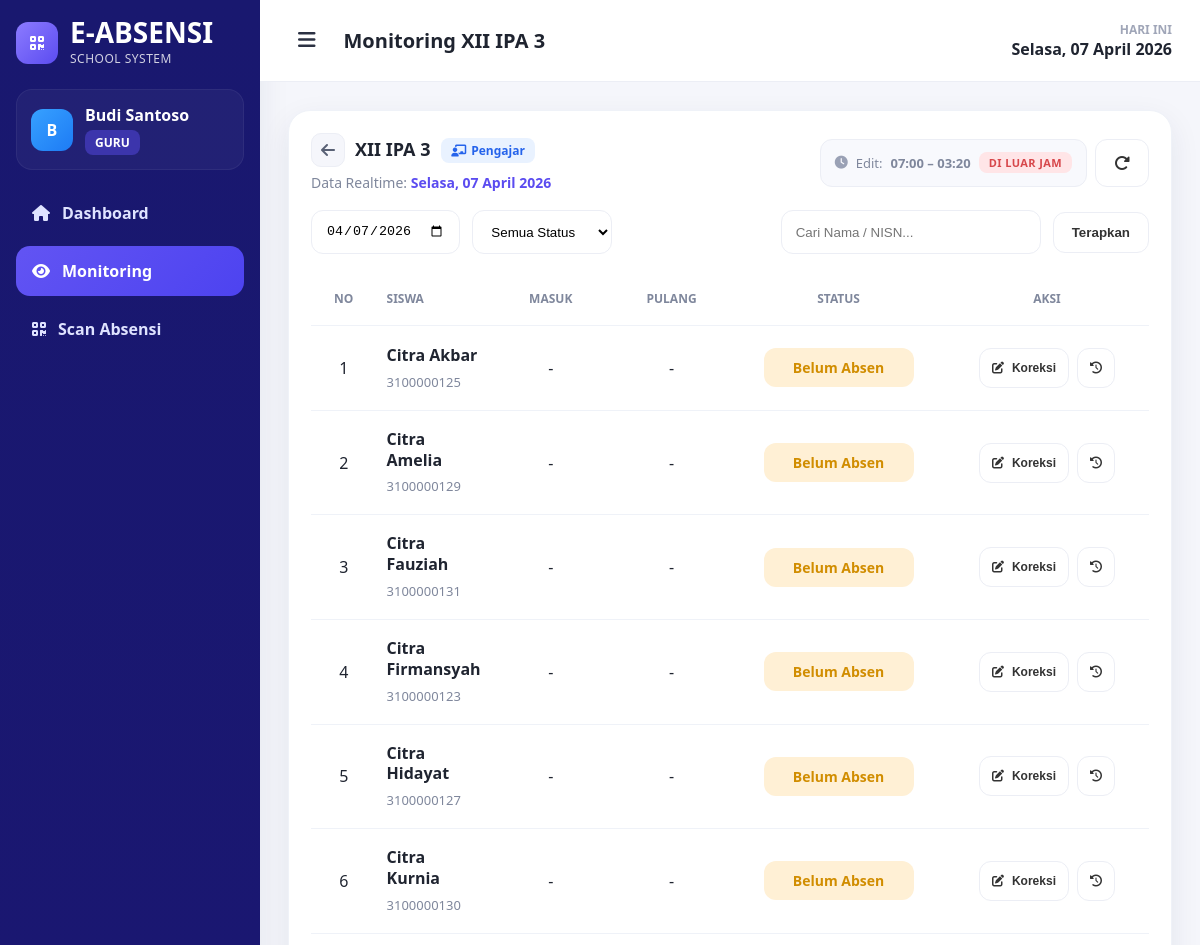
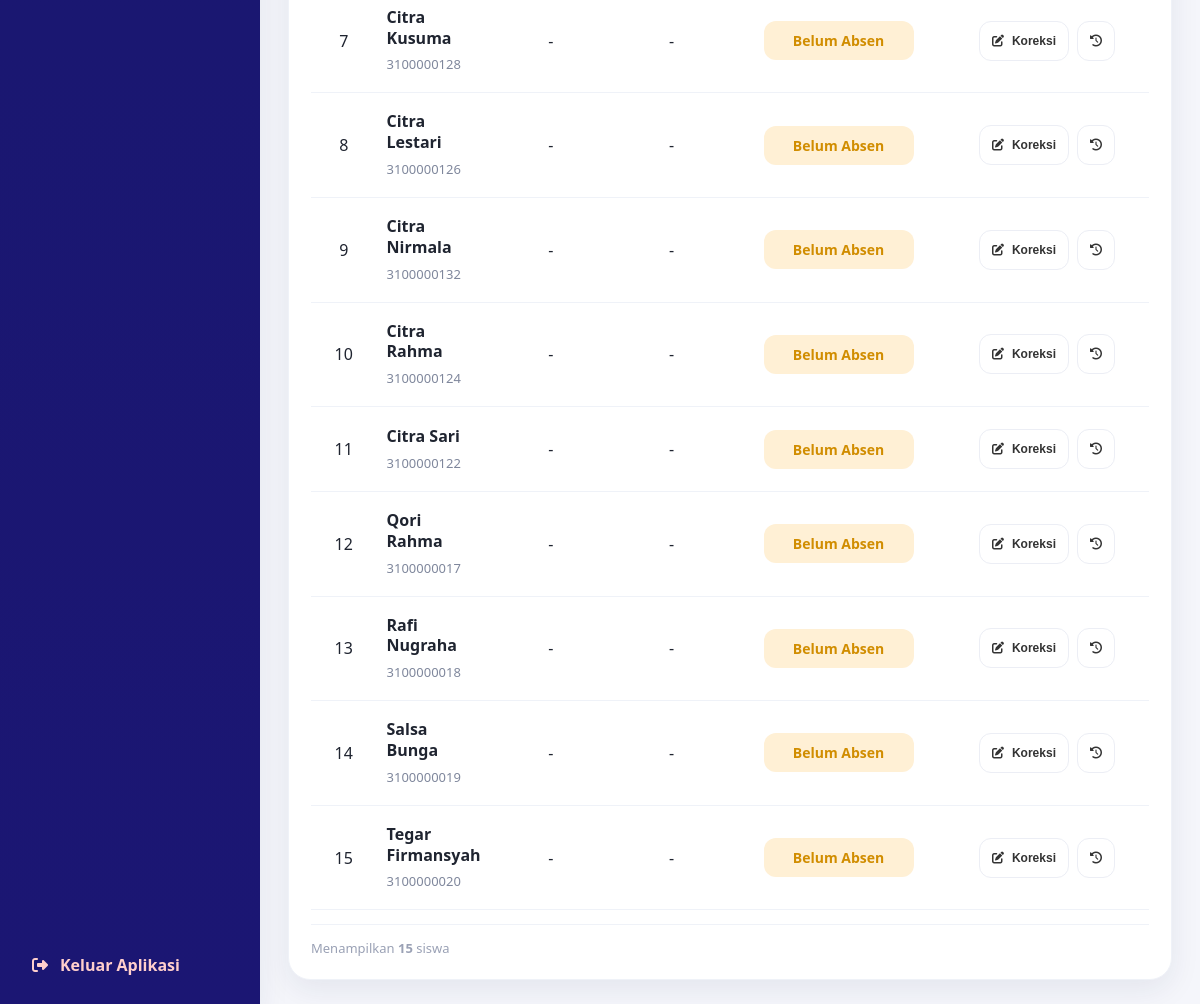
Page /guru/monitoring_kelas.php?kelas_id=10&tanggal=2026-04-07 (signed in) on the committed database (2 pictures, top to bottom).
### tables this page shows
CREATE TABLE `kelas` (
  `id` int NOT NULL,
  `nama_kelas` varchar(20) NOT NULL,
  `wali_guru_id` int DEFAULT NULL,
  `created_at` timestamp NULL DEFAULT CURRENT_TIMESTAMP
);

CREATE TABLE `jadwal_absensi` (
  `id` int NOT NULL,
  `nama_jadwal` varchar(100) NOT NULL,
  `hari` enum('Senin','Selasa','Rabu','Kamis','Jumat','Sabtu') NOT NULL,
  `jam_masuk` time NOT NULL,
  `batas_terlambat` time NOT NULL,
  `jam_pulang` time NOT NULL,
  `scan_masuk_mulai` time NOT NULL,
  `scan_masuk_selesai` time NOT NULL,
  `scan_pulang_mulai` time NOT NULL,
  `scan_pulang_selesai` time NOT NULL,
  `status_aktif` enum('aktif','nonaktif') DEFAULT 'aktif',
  `created_at` timestamp NULL DEFAULT CURRENT_TIMESTAMP
);

CREATE TABLE `siswa` (
  `id` int NOT NULL,
  `user_id` int NOT NULL,
  `nis` varchar(30) NOT NULL,
  `nisn` varchar(30) NOT NULL,
  `kelas_id` int NOT NULL,
  `jenis_kelamin` enum('L','P') DEFAULT NULL,
  `alamat` text,
  `no_hp_ortu` varchar(20) DEFAULT NULL,
  `foto` varchar(255) DEFAULT NULL,
  `kode_kartu` varchar(100) NOT NULL,
  `status_siswa` enum('aktif','nonaktif') DEFAULT 'aktif',
  `created_at` timestamp NULL DEFAULT CURRENT_TIMESTAMP
);

CREATE TABLE `users` (
  `id` int NOT NULL,
  `nama` varchar(100) NOT NULL,
  `username` varchar(50) NOT NULL,
  `email` varchar(100) DEFAULT NULL,
  `password` varchar(255) NOT NULL,
  `role` enum('admin','guru','siswa') NOT NULL,
  `status_akun` enum('aktif','nonaktif') DEFAULT 'aktif',
  `created_at` timestamp NULL DEFAULT CURRENT_TIMESTAMP,
  `updated_at` timestamp NULL DEFAULT CURRENT_TIMESTAMP ON UPDATE CURRENT_TIMESTAMP
);

### guru/monitoring_kelas.php (the view, shortened to what the rows shown need)
<?php
require_once '../config/database.php';
require_once '../includes/functions.php';
$guruId = getGuruId($conn);
function hasTableColumn(mysqli $conn, string $table, string $column): bool
{
    static $cache = [];
    $key = $table . '.' . $column;
    $sql = "
        SELECT COUNT(*) AS total
        FROM INFORMATION_SCHEMA.COLUMNS
        WHERE TABLE_SCHEMA = DATABASE()
          AND TABLE_NAME = ?
          AND COLUMN_NAME = ?
    ";
    $stmt = $conn->prepare($sql);
    $stmt->bind_param("ss", $table, $column);
    $stmt->execute();
    $row = $stmt->get_result()->fetch_assoc();
    $cache[$key] = ((int) ($row['total'] ?? 0)) > 0;
    return $cache[$key];
}
function formatMetodeLabel(?string $metode): string
{
    return match ($metode) {
        'scan'   => 'Scan',
        'manual' => 'Manual',
        'import' => 'Import',
        default  => '-',
    };
}
$kelasId = (int) ($_GET['kelas_id'] ?? 0);
$tanggalDipilih = $_GET['tanggal'] ?? date('Y-m-d');
$hasMetodeMasuk      = hasTableColumn($conn, 'absensi', 'metode_masuk');
$hasMetodePulang     = hasTableColumn($conn, 'absensi', 'metode_pulang');
$hasCorrectedBy      = hasTableColumn($conn, 'absensi', 'corrected_by_user_id');
$hasCorrectedAt      = hasTableColumn($conn, 'absensi', 'corrected_at');
$hasAlasanKoreksi    = hasTableColumn($conn, 'absensi', 'alasan_koreksi');
$stmtRole = $conn->prepare("
    SELECT role_guru_kelas
    FROM guru_kelas
    WHERE guru_id = ? AND kelas_id = ?
    LIMIT 1
");
$stmtRole->bind_param("ii", $guruId, $kelasId);
$stmtRole->execute();
$rowRole = $stmtRole->get_result()->fetch_assoc();
$roleGuru = $rowRole['role_guru_kelas'];
$isWali   = ($roleGuru === 'wali');
$stmtKelas = $conn->prepare("SELECT nama_kelas FROM kelas WHERE id = ? LIMIT 1");
$stmtKelas->bind_param("i", $kelasId);
$stmtKelas->execute();
$namaKelas = $stmtKelas->get_result()->fetch_assoc()['nama_kelas'] ?? '-';
$hariJadwal   = hariIndonesia($tanggalDipilih);
$stmtJadwal = $conn->prepare("
    SELECT jam_masuk, jam_pulang, batas_terlambat
    FROM jadwal_absensi
    WHERE hari = ? AND status_aktif = 'aktif'
    LIMIT 1
");
$stmtJadwal->bind_param("s", $hariJadwal);
$stmtJadwal->execute();
$jadwalAktif = $stmtJadwal->get_result()->fetch_assoc();
$jamMasukJadwal  = $jadwalAktif ? substr($jadwalAktif['jam_masuk'], 0, 5) : null;
$jamPulangJadwal = $jadwalAktif ? substr($jadwalAktif['jam_pulang'], 0, 5) : null;
$isHariIni = ($tanggalDipilih === date('Y-m-d'));
$pengajarDalamWindow = false;
if (!$isWali && $isHariIni && $jadwalAktif) {
    $now       = strtotime(date('H:i:s'));
    $jamMasuk  = strtotime($jadwalAktif['jam_masuk']);
    $jamPulang = strtotime($jadwalAktif['jam_pulang']);
    $pengajarDalamWindow = ($now >= $jamMasuk && $now <= $jamPulang);
}
$selectAudit = [];
$joinAudit = [];
if ($hasMetodeMasuk) {
    $selectAudit[] = "a.metode_masuk";
} else {
    $selectAudit[] = "NULL AS metode_masuk";
}
if ($hasMetodePulang) {
    $selectAudit[] = "a.metode_pulang";
} else {
    $selectAudit[] = "NULL AS metode_pulang";
}
if ($hasAlasanKoreksi) {
    $selectAudit[] = "a.alasan_koreksi";
} else {
    $selectAudit[] = "NULL AS alasan_koreksi";
}
if ($hasCorrectedAt) {
    $selectAudit[] = "a.corrected_at";
} else {
    $selectAudit[] = "NULL AS corrected_at";
}
if ($hasCorrectedBy) {
    $selectAudit[] = "uc.nama AS corrected_by_name";
    $joinAudit[] = "LEFT JOIN users uc ON uc.id = a.corrected_by_user_id";
} else {
    $selectAudit[] = "NULL AS corrected_by_name";
}
if (hasTableColumn($conn, 'absensi', 'scanned_masuk_by_user_id')) {
    $selectAudit[] = "um.nama AS scanned_masuk_by_name";
    $joinAudit[] = "LEFT JOIN users um ON um.id = a.scanned_masuk_by_user_id";
} else {
    $selectAudit[] = "NULL AS scanned_masuk_by_name";
}
if (hasTableColumn($conn, 'absensi', 'scanned_pulang_by_user_id')) {
    $selectAudit[] = "up.nama AS scanned_pulang_by_name";
    $joinAudit[] = "LEFT JOIN users up ON up.id = a.scanned_pulang_by_user_id";
} else {
    $selectAudit[] = "NULL AS scanned_pulang_by_name";
}
$sql = "
    SELECT
        s.id AS siswa_id,
        u.nama,
        s.nisn,
        a.id AS absensi_id,
        a.jam_masuk,
        a.jam_pulang,
        a.status_masuk,
        a.status_pulang,
        a.keterangan,
        " . implode(",\n        ", $selectAudit) . "
    FROM siswa s
    INNER JOIN users u ON u.id = s.user_id
    LEFT JOIN absensi a ON a.siswa_id = s.id
                       AND a.tanggal = ?
    " . implode("\n    ", $joinAudit) . "
    WHERE s.kelas_id = ?
      AND s.status_siswa = 'aktif'
";
$params = [$tanggalDipilih, $kelasId];
$types  = "si";
$sql .= " ORDER BY u.nama ASC";
$stmt = $conn->prepare($sql);
$stmt->bind_param($types, ...$params);
$stmt->execute();
$result = $stmt->get_result();
$dataMonitoring = [];
while ($row = $result->fetch_assoc()) {
    $statusSaatIni   = $row['status_masuk'] ?? 'Belum Absen';
    $keteranganWaktu = 'Belum Absen';
    $keteranganClass = 'status-yellow';
    if ($isWali) {
        $editMode = 'canEdit';
    } elseif ($isHariIni && $pengajarDalamWindow) {
        $editMode = 'canEdit';
    } elseif ($isHariIni) {
        $editMode = 'warnEdit';
    } else {
        $editMode = 'locked';
    }
    $row['status_saat_ini']  = $statusSaatIni;
    $row['keterangan_waktu'] = $keteranganWaktu;
    $row['keterangan_class'] = $keteranganClass;
    $row['edit_mode']        = $editMode;
    $dataMonitoring[]        = $row;
}
$totalData = count($dataMonitoring);
include '../includes/header.php';
?>
<div class="app-layout">
    <div class="main-content">
        <div class="content-area">
            <div class="table-card">
                <div class="table-header">
                    <div>
                        <div style="display:flex;align-items:center;gap:10px;margin-bottom:4px;">
                            <a href="<?= BASE_URL; ?>/guru/monitoring.php?tanggal=<?= urlencode($tanggalDipilih); ?>"
                                class="mkelas-back-btn" title="Kembali ke daftar kelas">
                                <i class="fa-solid fa-arrow-left"></i>
                            </a>
                            <div class="table-title">
                                <?= htmlspecialchars($namaKelas); ?>
                                <?php if ($isWali): ?>
                                    <span class="mkelas-role mkelas-role-wali" style="font-size:12px;vertical-align:middle;margin-left:6px;">
                                        <i class="fa-solid fa-star"></i> Wali Kelas
                                    </span>
                                <?php else: ?>
                                    <span class="mkelas-role mkelas-role-pengajar" style="font-size:12px;vertical-align:middle;margin-left:6px;">
                                    </span>
                                <?php endif; ?>
                            </div>
                        </div>
                    </div>
                    <div class="table-tools" style="flex-wrap:wrap;gap:8px;">
                        <?php if (!$isWali && $jadwalAktif): ?>
                            <div class="monitoring-window-info">
                                <i class="fa-solid fa-clock"></i>
                                Edit: <strong><?= $jamMasukJadwal; ?> – <?= $jamPulangJadwal; ?></strong>
                                <?php if ($pengajarDalamWindow): ?>
                                    <span class="window-badge window-open">Aktif</span>
                                <?php else: ?>
                                    <span class="window-badge window-closed">Di Luar Jam</span>
                                <?php endif; ?>
                            </div>
                        <?php endif; ?>
                    </div>
                </div>
                <div class="table-responsive-theme">
                    <table class="theme-table monitoring-table">
                        <thead>
                            <tr>
                                <th>No</th>
                                <th>Siswa</th>
                                <th>Masuk</th>
                                <th>Pulang</th>
                                <th>Status</th>
                                <th>Aksi</th>
                            </tr>
                        </thead>
                        <tbody>
                            <?php if ($totalData > 0): ?>
                                <?php foreach ($dataMonitoring as $i => $row): ?>
                                    <tr>
                                        <td><?= $i + 1; ?></td>
                                        <td>
                                            <strong><?= htmlspecialchars($row['nama']); ?></strong><br>
                                            <span class="monitoring-nisn"><?= htmlspecialchars($row['nisn']); ?></span>
                                        </td>
                                        <td><?= !empty($row['jam_masuk']) ? substr($row['jam_masuk'], 0, 5) : '-'; ?></td>
                                        <td><?= !empty($row['jam_pulang']) ? substr($row['jam_pulang'], 0, 5) : '-'; ?></td>
                                        <td>
                                            <span class="status-pill <?= $row['keterangan_class']; ?>">
                                                <?= htmlspecialchars($row['keterangan_waktu']); ?>
                                            </span>
                                        </td>
                                        <td>
                                            <?php if ($row['edit_mode'] === 'locked'): ?>
                                                <div class="status-locked-wrap" title="Hanya bisa diubah pada hari yang bersangkutan">
                                                    <span class="status-pill status-locked-pill status-muted">Terkunci</span>
                                                    <i class="fa-solid fa-lock status-lock-icon"></i>
                                                </div>
                                            <?php else: ?>
                                                <div class="aksi-btn-group">
                                                    <button
                                                        type="button"
                                                        class="btn-light-theme btn-koreksi-modal"
                                                        data-siswa-id="<?= (int) $row['siswa_id']; ?>"
                                                        data-nama="<?= htmlspecialchars($row['nama'], ENT_QUOTES); ?>"
                                                        data-tanggal="<?= htmlspecialchars($tanggalDipilih, ENT_QUOTES); ?>"
                                                        data-edit-mode="<?= htmlspecialchars($row['edit_mode'], ENT_QUOTES); ?>"
                                                        data-jam-masuk="<?= !empty($row['jam_masuk']) ? substr($row['jam_masuk'], 0, 5) : ''; ?>"
                                                        data-jam-pulang="<?= !empty($row['jam_pulang']) ? substr($row['jam_pulang'], 0, 5) : ''; ?>"
                                                        onclick="openKoreksiModal(this)">
                                                        <i class="fa-solid fa-pen-to-square"></i> Koreksi
                                                    </button>
                                                    <button
                                                        type="button"
                                                        class="btn-light-theme btn-riwayat-modal"
                                                        data-nama="<?= htmlspecialchars($row['nama'], ENT_QUOTES); ?>"
                                                        data-masuk="<?= !empty($row['jam_masuk']) ? substr($row['jam_masuk'], 0, 5) : '-'; ?>"
                                                        data-pulang="<?= !empty($row['jam_pulang']) ? substr($row['jam_pulang'], 0, 5) : '-'; ?>"
                                                        data-status="<?= htmlspecialchars($row['status_saat_ini'], ENT_QUOTES); ?>"
                                                        data-metode-masuk="<?= htmlspecialchars(formatMetodeLabel($row['metode_masuk'] ?? null), ENT_QUOTES); ?>"
                                                        data-metode-pulang="<?= htmlspecialchars(formatMetodeLabel($row['metode_pulang'] ?? null), ENT_QUOTES); ?>"
                                                        data-scan-masuk="<?= htmlspecialchars($row['scanned_masuk_by_name'] ?? '-', ENT_QUOTES); ?>"
                                                        data-scan-pulang="<?= htmlspecialchars($row['scanned_pulang_by_name'] ?? '-', ENT_QUOTES); ?>"
                                                        data-corrected-by="<?= htmlspecialchars($row['corrected_by_name'] ?? '-', ENT_QUOTES); ?>"
                                                        data-corrected-at="<?= !empty($row['corrected_at']) ? date('d/m/Y H:i', strtotime($row['corrected_at'])) : '-'; ?>"
                                                        data-alasan="<?= htmlspecialchars($row['alasan_koreksi'] ?? '-', ENT_QUOTES); ?>"
                                                        onclick="openRiwayatModal(this)">
                                                        <i class="fa-solid fa-clock-rotate-left"></i>
                                                    </button>
                                                </div>
                                            <?php endif; ?>
                                        </td>
                                    </tr>
                                <?php endforeach; ?>
                            <?php endif; ?>
                        </tbody>
                    </table>
                </div>
            </div>
        </div>
    </div>
</div>
<?php include '../includes/footer.php'; ?>

### rows in the picture
kelas: nama_kelas "XII IPA 3"
jadwal_absensi: jam_masuk "07:00", jam_pulang "03:20"
siswa: user.nama "Citra Akbar", nisn "3100000125", keterangan_waktu "Belum Absen"
siswa: user.nama "Citra Amelia", nisn "3100000129", keterangan_waktu "Belum Absen"
siswa: user.nama "Citra Fauziah", nisn "3100000131", keterangan_waktu "Belum Absen"
siswa: user.nama "Citra Firmansyah", nisn "3100000123", keterangan_waktu "Belum Absen"
siswa: user.nama "Citra Hidayat", nisn "3100000127", keterangan_waktu "Belum Absen"
siswa: user.nama "Citra Kurnia", nisn "3100000130", keterangan_waktu "Belum Absen"
siswa: user.nama "Citra Kusuma", nisn "3100000128", keterangan_waktu "Belum Absen"
siswa: user.nama "Citra Lestari", nisn "3100000126", keterangan_waktu "Belum Absen"
siswa: user.nama "Citra Nirmala", nisn "3100000132", keterangan_waktu "Belum Absen"
siswa: user.nama "Citra Rahma", nisn "3100000124", keterangan_waktu "Belum Absen"
siswa: user.nama "Citra Sari", nisn "3100000122", keterangan_waktu "Belum Absen"
siswa: user.nama "Qori Rahma", nisn "3100000017", keterangan_waktu "Belum Absen"
siswa: user.nama "Rafi Nugraha", nisn "3100000018", keterangan_waktu "Belum Absen"
siswa: user.nama "Salsa Bunga", nisn "3100000019", keterangan_waktu "Belum Absen"
siswa: user.nama "Tegar Firmansyah", nisn "3100000020", keterangan_waktu "Belum Absen"

### other values in the picture
$inisial "B"
$nama "Budi Santoso"
$role "GURU"
$pageTitle "Monitoring XII IPA 3"
$tanggalIndonesia "Selasa, 07 April 2026"
$labelTanggal "Selasa, 07 April 2026"
$totalData "15"
